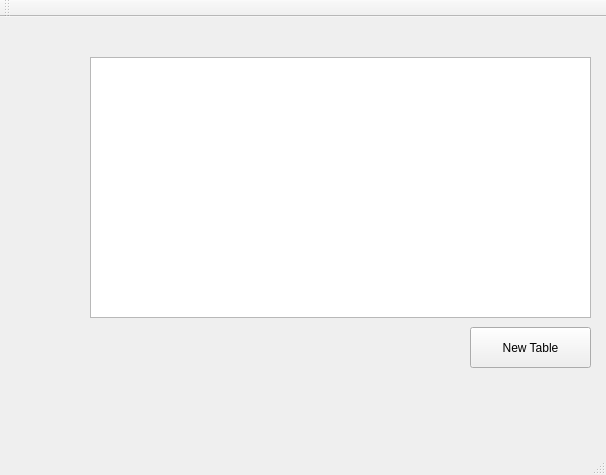
<?xml version="1.0" encoding="UTF-8"?>
<ui version="4.0">
 <class>LatexConvert</class>
 <widget class="QMainWindow" name="LatexConvert">
  <property name="geometry">
   <rect>
    <x>0</x>
    <y>0</y>
    <width>606</width>
    <height>475</height>
   </rect>
  </property>
  <property name="windowTitle">
   <string>LatexConvert</string>
  </property>
  <widget class="QWidget" name="centralWidget">
   <widget class="QTableWidget" name="tableWidget">
    <property name="geometry">
     <rect>
      <x>90</x>
      <y>40</y>
      <width>501</width>
      <height>261</height>
     </rect>
    </property>
   </widget>
   <widget class="QPushButton" name="pushButton">
    <property name="geometry">
     <rect>
      <x>470</x>
      <y>310</y>
      <width>121</width>
      <height>41</height>
     </rect>
    </property>
    <property name="text">
     <string>New Table</string>
    </property>
   </widget>
  </widget>
  <widget class="QMenuBar" name="menuBar">
   <property name="geometry">
    <rect>
     <x>0</x>
     <y>0</y>
     <width>606</width>
     <height>20</height>
    </rect>
   </property>
  </widget>
  <widget class="QToolBar" name="mainToolBar">
   <attribute name="toolBarArea">
    <enum>TopToolBarArea</enum>
   </attribute>
   <attribute name="toolBarBreak">
    <bool>false</bool>
   </attribute>
  </widget>
  <widget class="QStatusBar" name="statusBar"/>
 </widget>
 <layoutdefault spacing="6" margin="11"/>
 <resources/>
 <connections/>
</ui>
